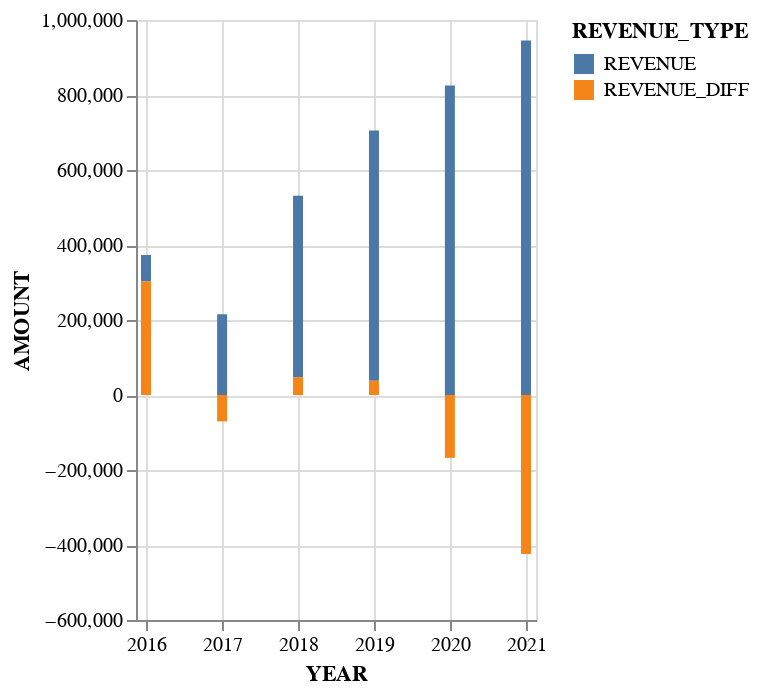

Source (notebook cell):
### Markdown cell above
Create two stacked bar charts, one for each customer type, that show the revenue change from adding new customers and the revenue change from existing customers.

For each chart, you will need to combine the series from the last two questions. Create a dataframe with the two series and the years. Then either melt or use an Altair fold transform to get the data in long form and then create your chart.

### Code cell
# Education
edu_stacked = pd.merge(edu, edu_diff, on='YEAR', how='outer').reset_index()
edu_stacked_melt = pd.melt(edu_stacked, id_vars=['YEAR'], var_name='REVENUE_TYPE', value_name='AMOUNT')

alt.Chart(edu_stacked_melt).mark_bar().encode(
    x='YEAR:T',
    y='AMOUNT:Q',
    color='REVENUE_TYPE:N'
).properties(
    width=200
)

### Figure 1 — Vega-Lite specification as saved in the notebook (floating-point values rounded to 4 significant figures)
{"config": {"view": {"continuousWidth": 400, "continuousHeight": 300}}, "data": {"name": "data-0ad40ce38d42013c2133c4eaf8412391"}, "mark": "bar", "encoding": {"color": {"field": "REVENUE_TYPE", "type": "nominal"}, "x": {"field": "YEAR", "type": "temporal"}, "y": {"field": "AMOUNT", "type": "quantitative"}}, "width": 200, "$schema": "https://vega.github.io/schema/vega-lite/v4.17.0.json", "datasets": {"data-0ad40ce38d42013c2133c4eaf8412391": [{"YEAR": "2016-01-01T00:00:00", "REVENUE_TYPE": "REVENUE", "AMOUNT": 70540.0}, {"YEAR": "2017-01-01T00:00:00", "REVENUE_TYPE": "REVENUE", "AMOUNT": 215300.0}, {"YEAR": "2018-01-01T00:00:00", "REVENUE_TYPE": "REVENUE", "AMOUNT": 483800.0}, {"YEAR": "2019-01-01T00:00:00", "REVENUE_TYPE": "REVENUE", "AMOUNT": 667600.0}, {"YEAR": "2020-01-01T00:00:00", "REVENUE_TYPE": "REVENUE", "AMOUNT": 825500.0}, {"YEAR": "2021-01-01T00:00:00", "REVENUE_TYPE": "REVENUE", "AMOUNT": 945400.0}, {"YEAR": "2016-01-01T00:00:00", "REVENUE_TYPE": "REVENUE_DIFF", "AMOUNT": 302700.0}, {"YEAR": "2017-01-01T00:00:00", "REVENUE_TYPE": "REVENUE_DIFF", "AMOUNT": -70430.0}, {"YEAR": "2018-01-01T00:00:00", "REVENUE_TYPE": "REVENUE_DIFF", "AMOUNT": 47430.0}, {"YEAR": "2019-01-01T00:00:00", "REVENUE_TYPE": "REVENUE_DIFF", "AMOUNT": 37910.0}, {"YEAR": "2020-01-01T00:00:00", "REVENUE_TYPE": "REVENUE_DIFF", "AMOUNT": -167700.0}, {"YEAR": "2021-01-01T00:00:00", "REVENUE_TYPE": "REVENUE_DIFF", "AMOUNT": -423700.0}]}}
